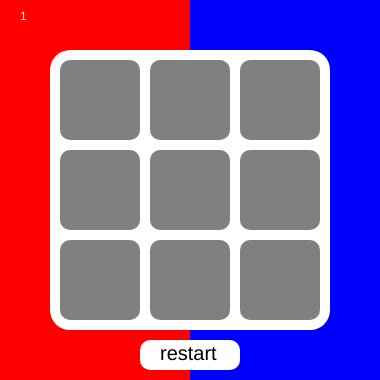
Frame 1 (no input)
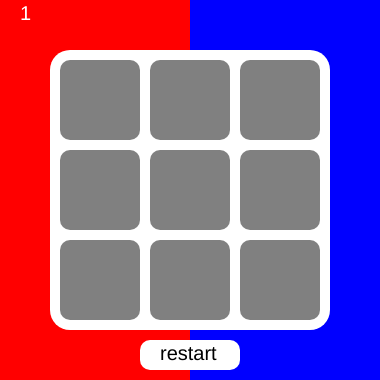
Frame 60 (no input)
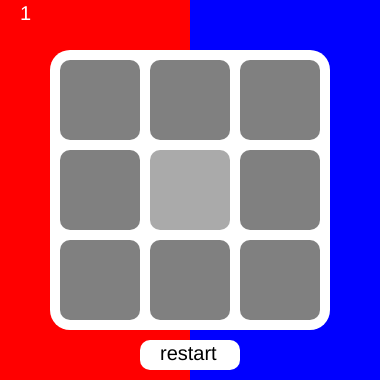
Frame 120 (the mouse pressed at the canvas centre since frame 60)

The p5.js sketch that drew these frames (run headless with seeded random() and noise() and a simulated clock; from frame 60 on, the mouse is pressed at the canvas centre):

// p5.js sketch
// ── sketch.js
let v1 = 'gray'
let v2 = 'gray'
let v3 = 'gray'
let v4 = 'gray'
let v5 = 'gray'
let v6 = 'gray'
let v7 = 'gray'
let v8 = 'gray'
let v9 = 'gray'

let player = 1


//v = vakje

// 




function setup() {
  createCanvas(380, 380);
}

function draw() {
  background(200);
  noStroke()
  fill('red')
  rect(0, 0, 190, 380)

  fill('blue')
  rect(190, 0, 190, 380)
  fill('white')
  rect(50, 50, 280, 280, 20)

text(player, 20, 20)



  if (v1 == 'gray' || v1 == 170) {

    if (mouseX >= 60 && mouseX <= 140 && mouseY >= 60 && mouseY <= 140) {
      v1 = 170
    } else {
      v1 = 'gray'
    }
  }
  fill(v1)
  rect(60, 60, 80, 80, 10)





  if (v2 == 'gray' || v2 == 170) {

    if (mouseX >= 150 && mouseX <= 230 && mouseY >= 60 && mouseY <= 140) {
      v2 = 170
    } else {
      v2 = 'gray'
    }
  }

  fill(v2)
  rect(150, 60, 80, 80, 10)

  if (v3 == 'gray' || v3 == 170) {

    if (mouseX >= 240 && mouseX <= 320 && mouseY >= 60 && mouseY <= 140) {
      v3 = 170
    } else {
      v3 = 'gray'
    }
  }
  fill(v3)
  rect(240, 60, 80, 80, 10)




  if (v4 == 'gray' || v4 == 170) {

    if (mouseX >= 60 && mouseX <= 140 && mouseY >= 150 && mouseY <= 230) {
      v4 = 170
    } else {
      v4 = 'gray'
    }
  }




  fill(v4)
  rect(60, 150, 80, 80, 10)




  if (v5 == 'gray' || v5 == 170) {

    if (mouseX >= 150 && mouseX <= 230 && mouseY >= 150 && mouseY <= 230) {
      v5 = 170
    } else {
      v5 = 'gray'
    }
  }







  fill(v5)
  rect(150, 150, 80, 80, 10)






  if (v6 == 'gray' || v6 == 170) {

    if (mouseX >= 240 && mouseX <= 320 && mouseY >= 150 && mouseY <= 230) {
      v6 = 170
    } else {
      v6 = 'gray'
    }
  }

  fill(v6)
  rect(240, 150, 80, 80, 10)




  if (v7 == 'gray' || v7 == 170) {

    if (mouseX >= 60 && mouseX <= 140 && mouseY >= 240 && mouseY <= 320) {
      v7 = 170
    } else {
      v7 = 'gray'
    }
  }





  fill(v7)
  rect(60, 240, 80, 80, 10)




  if (v8 == 'gray' || v8 == 170) {

    if (mouseX >= 150 && mouseX <= 230 && mouseY >= 240 && mouseY <= 320) {
      v8 = 170
    } else {
      v8 = 'gray'
    }
  }
  fill(v8)
  rect(150, 240, 80, 80, 10)


  if (v9 == 'gray' || v9 == 170) {

    if (mouseX >= 240 && mouseX <= 320 && mouseY >= 240 && mouseY <= 320) {
      v9 = 170
    } else {
      v9 = 'gray'
    }
  }
  fill(v9)
  rect(240, 240, 80, 80, 10)






  fill('white')
  rect(140, 340, 100, 30, 10)
  fill('black')
  textSize(20)
  text('restart', 160, 360)

//text(player, 20, 20)








  //winconditions

  //blue
  
  if (v1 != 'gray' && v1 != 170 && v2 != 'gray' && v2 != 170 && v3 != 'gray' && v3 != 170 && v4 != 'gray' && v4 != 170 && v5 != 'gray' && v5 != 170 &&
    v6 != 'gray' && v6 != 170 && v7 != 'gray' && v7 != 170 && v8 != 'gray' && v8 != 170 && v9 != 'gray' && v9 != 170
  ) {
    fill(255)
    textSize(20)
    text('draw', 170, 40)

  }








  if (v1 == 'blue' && v2 == 'blue' && v3 == 'blue') {
    fill(255)
    textSize(20)
    text('blue wins', 149, 40)
    player = 20
    strokeWeight(5)
    stroke(0)
    fill(0)
    line (80,100,300,100)
  }
  if (v4 == 'blue' && v5 == 'blue' && v6 == 'blue') {
    fill(255)
    textSize(20)
    text('blue wins', 149, 40)
  }
  if (v7 == 'blue' && v8 == 'blue' && v9 == 'blue') {
    fill(255)
    textSize(20)
    text('blue wins', 149, 40)
  }
  if (v1 == 'blue' && v4 == 'blue' && v7 == 'blue') {
    fill(255)
    textSize(20)
    text('blue wins', 149, 40)
  }
  if (v2 == 'blue' && v5 == 'blue' && v8 == 'blue') {
    fill(255)
    textSize(20)
    text('blue wins', 149, 40)
  }
  if (v3 == 'blue' && v6 == 'blue' && v9 == 'blue') {
    fill(255)
    textSize(20)
    text('blue wins', 149, 40)
  }
  if (v1 == 'blue' && v5 == 'blue' && v9 == 'blue') {
    fill(255)
    textSize(20)
    text('blue wins', 149, 40)
  }
  if (v3 == 'blue' && v5 == 'blue' && v7 == 'blue') {
    fill(255)
    textSize(20)
    text('blue wins', 149, 40)
  }

  //red
  if (v1 == 'red' && v2 == 'red' && v3 == 'red') {
    fill(255)
    textSize(20)
    text('red wins', 149, 40)
  }
  if (v4 == 'red' && v5 == 'red' && v6 == 'red') {
    fill(255)
    textSize(20)
    text('red wins', 149, 40)
  }
  if (v7 == 'red' && v8 == 'red' && v9 == 'red') {
    fill(255)
    textSize(20)
    text('red wins', 149, 40)
  }
  if (v1 == 'red' && v4 == 'red' && v7 == 'red') {
    fill(255)
    textSize(20)
    text('red wins', 149, 40)
  }
  if (v2 == 'red' && v5 == 'red' && v8 == 'red') {
    fill(255)
    textSize(20)
    text('red wins', 149, 40)
  }
  if (v3 == 'red' && v6 == 'red' && v9 == 'red') {
    fill(255)
    textSize(20)
    text('red wins', 149, 40)
  }
  if (v1 == 'red' && v5 == 'red' && v9 == 'red') {
    fill(255)
    textSize(20)
    text('red wins', 149, 40)
  }

  if (v3 == 'red' && v5 == 'red' && v7 == 'red') {
    fill(255)
    textSize(20)
    text('red wins', 149, 40)
  }

}
function changeTurn()
{
player +=1

}






















function mouseClicked() {



  

  if (player == 1 || player == 3 || player == 5 || player == 7|| player == 9) {
    if (mouseX >= 60 && mouseX <= 140 && mouseY >= 60 && mouseY <= 140 && v1 == 170) {
      v1 = 'red'
      changeTurn();
    }
    if (mouseX >= 150 && mouseX <= 230 && mouseY >= 60 && mouseY <= 140 && v2 == 170) {
      v2 = 'red'
      changeTurn();
    }
    if (mouseX >= 240 && mouseX <= 320 && mouseY >= 60 && mouseY <= 140 && v3 == 170) {
      v3 = 'red'
      changeTurn();
    }
    if (mouseX >= 60 && mouseX <= 140 && mouseY >= 150 && mouseY <= 230 && v4 == 170) {
      v4 = 'red'
    changeTurn();}
    if (mouseX >= 150 && mouseX <= 230 && mouseY >= 150 && mouseY <= 230 && v5 == 170) {
      v5 = 'red'
      changeTurn();}
    if (mouseX >= 240 && mouseX <= 320 && mouseY >= 150 && mouseY <= 230 && v6 == 170) {
      v6 = 'red'
    changeTurn();}
    if (mouseX >= 60 && mouseX <= 140 && mouseY >= 240 && mouseY <= 320 && v7 == 170) {
      v7 = 'red'
    changeTurn();}
    if (mouseX >= 150 && mouseX <= 230 && mouseY >= 240 && mouseY <= 320 && v8 == 170) {
      v8 = 'red'
    changeTurn();}
    if (mouseX >= 240 && mouseX <= 320 && mouseY >= 240 && mouseY <= 320 && v9 == 170) {
      v9 = 'red'
    changeTurn();}
  }




  if (player == 2 || player == 4 || player == 6 || player == 8 || player == 10) {
    if (mouseX >= 60 && mouseX <= 140 && mouseY >= 60 && mouseY <= 140 && v1 == 170) {
      v1 = 'blue'
      changeTurn();
    }
    if (mouseX >= 150 && mouseX <= 230 && mouseY >= 60 && mouseY <= 140 && v2 == 170) {
      v2 = 'blue'
      changeTurn();
    }
    if (mouseX >= 240 && mouseX <= 320 && mouseY >= 60 && mouseY <= 140 && v3 == 170) {
      v3 = 'blue'
      changeTurn();
    }
    if (mouseX >= 60 && mouseX <= 140 && mouseY >= 150 && mouseY <= 230 && v4 == 170) {
      v4 = 'blue'
      changeTurn();
    }
    if (mouseX >= 150 && mouseX <= 230 && mouseY >= 150 && mouseY <= 230 && v5 ==170) {
      v5 = 'blue'
      changeTurn();
    }
    if (mouseX >= 240 && mouseX <= 320 && mouseY >= 150 && mouseY <= 230 && v6 ==170) {
      v6 = 'blue'
      changeTurn();
    }
    if (mouseX >= 60 && mouseX <= 140 && mouseY >= 240 && mouseY <= 320 && v7 ==170) {
      v7 = 'blue'
      changeTurn();
    }
    if (mouseX >= 150 && mouseX <= 230 && mouseY >= 240 && mouseY <= 320 && v8 ==170) {
      v8 = 'blue'
      changeTurn();
    }
    if (mouseX >= 240 && mouseX <= 320 && mouseY >= 240 && mouseY <= 320 && v9 ==170) {
      v9 = 'blue'
      changeTurn();
    }
  }

  if (mouseX >= 140 && mouseX <= 240 && mouseY >= 340 && mouseY <= 370) {
    player = 1
    v1 = 'gray'
    v2 = 'gray'
    v3 = 'gray'
    v4 = 'gray'
    v5 = 'gray'
    v6 = 'gray'
    v7 = 'gray'
    v8 = 'gray'
    v9 = 'gray'
  }



















































































}
